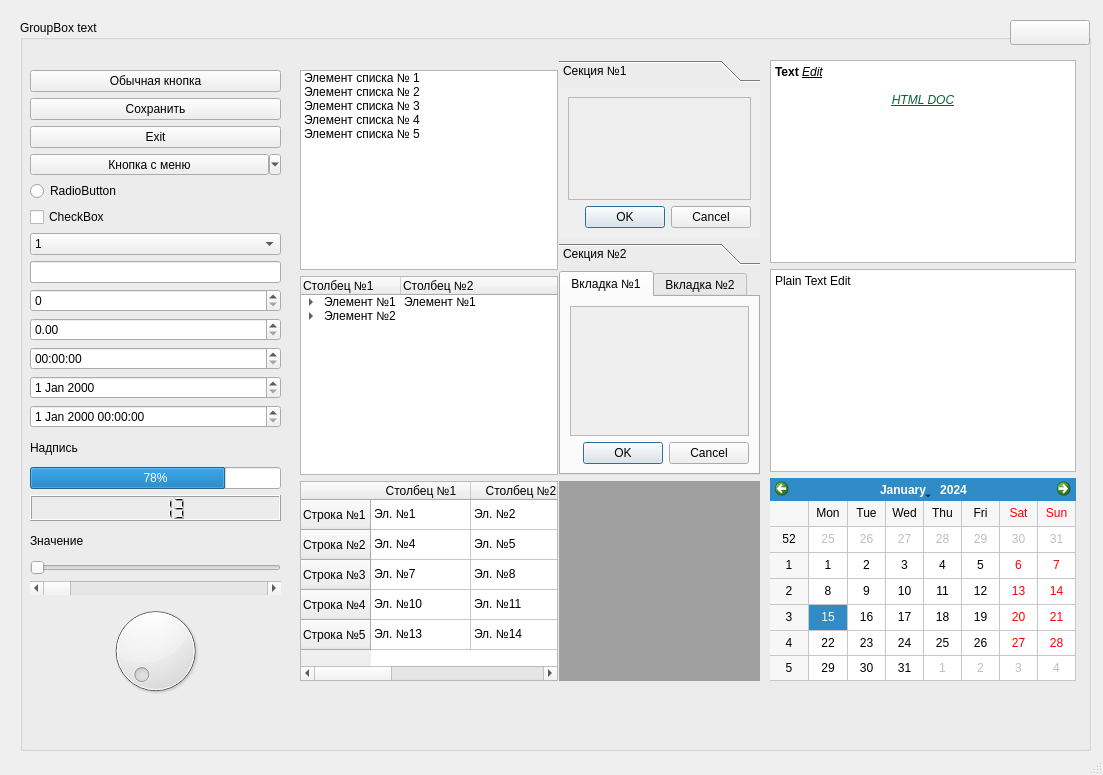
<?xml version="1.0" encoding="UTF-8"?>
<ui version="4.0">
 <class>MainWindow</class>
 <widget class="QMainWindow" name="MainWindow">
  <property name="geometry">
   <rect>
    <x>0</x>
    <y>0</y>
    <width>1103</width>
    <height>775</height>
   </rect>
  </property>
  <property name="windowTitle">
   <string>MainWindow</string>
  </property>
  <widget class="QWidget" name="centralwidget">
   <widget class="QGroupBox" name="groupBox">
    <property name="geometry">
     <rect>
      <x>20</x>
      <y>20</y>
      <width>1071</width>
      <height>731</height>
     </rect>
    </property>
    <property name="accessibleName">
     <string>gb</string>
    </property>
    <property name="title">
     <string>GroupBox text</string>
    </property>
    <widget class="QWidget" name="layoutWidget">
     <property name="geometry">
      <rect>
       <x>10</x>
       <y>50</y>
       <width>251</width>
       <height>631</height>
      </rect>
     </property>
     <layout class="QGridLayout" name="gridLayout">
      <item row="13" column="0">
       <widget class="QTimeEdit" name="te">
        <property name="accessibleName">
         <string>te</string>
        </property>
       </widget>
      </item>
      <item row="20" column="0">
       <widget class="QSlider" name="hslider">
        <property name="accessibleName">
         <string>hslider</string>
        </property>
        <property name="orientation">
         <enum>Qt::Horizontal</enum>
        </property>
       </widget>
      </item>
      <item row="4" column="0">
       <widget class="QPushButton" name="pushButton_7">
        <property name="accessibleName">
         <string>close_btn</string>
        </property>
        <property name="text">
         <string>Exit</string>
        </property>
       </widget>
      </item>
      <item row="22" column="0">
       <widget class="QDial" name="dial"/>
      </item>
      <item row="9" column="0">
       <widget class="QLineEdit" name="le">
        <property name="accessibleName">
         <string>le</string>
        </property>
       </widget>
      </item>
      <item row="16" column="0">
       <widget class="QLabel" name="label">
        <property name="accessibleName">
         <string>label</string>
        </property>
        <property name="text">
         <string>Надпись</string>
        </property>
       </widget>
      </item>
      <item row="8" column="0">
       <widget class="QComboBox" name="cbb">
        <property name="accessibleName">
         <string>cbb</string>
        </property>
        <item>
         <property name="text">
          <string>1</string>
         </property>
        </item>
        <item>
         <property name="text">
          <string>2</string>
         </property>
        </item>
        <item>
         <property name="text">
          <string>3</string>
         </property>
        </item>
        <item>
         <property name="text">
          <string>4</string>
         </property>
        </item>
        <item>
         <property name="text">
          <string>5</string>
         </property>
        </item>
        <item>
         <property name="text">
          <string>6</string>
         </property>
        </item>
        <item>
         <property name="text">
          <string>7</string>
         </property>
        </item>
        <item>
         <property name="text">
          <string>8</string>
         </property>
        </item>
        <item>
         <property name="text">
          <string>9</string>
         </property>
        </item>
        <item>
         <property name="text">
          <string>10</string>
         </property>
        </item>
       </widget>
      </item>
      <item row="21" column="0">
       <widget class="QScrollBar" name="hsbar">
        <property name="accessibleName">
         <string>hsbar</string>
        </property>
        <property name="orientation">
         <enum>Qt::Horizontal</enum>
        </property>
       </widget>
      </item>
      <item row="5" column="0">
       <widget class="QToolButton" name="toolButton_2">
        <property name="sizePolicy">
         <sizepolicy hsizetype="Preferred" vsizetype="Fixed">
          <horstretch>0</horstretch>
          <verstretch>0</verstretch>
         </sizepolicy>
        </property>
        <property name="accessibleName">
         <string>tool_btn</string>
        </property>
        <property name="text">
         <string>Кнопка с меню</string>
        </property>
        <property name="popupMode">
         <enum>QToolButton::MenuButtonPopup</enum>
        </property>
       </widget>
      </item>
      <item row="1" column="0">
       <widget class="QPushButton" name="pushButton_3">
        <property name="accessibleName">
         <string>btn</string>
        </property>
        <property name="text">
         <string>Обычная кнопка</string>
        </property>
       </widget>
      </item>
      <item row="2" column="0">
       <widget class="QPushButton" name="pushButton_2">
        <property name="accessibleName">
         <string>save_btn</string>
        </property>
        <property name="text">
         <string>Сохранить</string>
        </property>
       </widget>
      </item>
      <item row="17" column="0">
       <widget class="QProgressBar" name="prog_bar">
        <property name="accessibleName">
         <string>prog_bar</string>
        </property>
        <property name="value">
         <number>78</number>
        </property>
       </widget>
      </item>
      <item row="6" column="0">
       <widget class="QRadioButton" name="radioButton">
        <property name="accessibleName">
         <string>rb</string>
        </property>
        <property name="text">
         <string>RadioButton</string>
        </property>
       </widget>
      </item>
      <item row="15" column="0">
       <widget class="QDateTimeEdit" name="dateTimeEdit">
        <property name="accessibleName">
         <string>dte</string>
        </property>
       </widget>
      </item>
      <item row="11" column="0">
       <widget class="QDoubleSpinBox" name="dsb">
        <property name="accessibleName">
         <string>dsb</string>
        </property>
       </widget>
      </item>
      <item row="14" column="0">
       <widget class="QDateEdit" name="de">
        <property name="accessibleName">
         <string>de</string>
        </property>
       </widget>
      </item>
      <item row="7" column="0">
       <widget class="QCheckBox" name="checkBox_2">
        <property name="accessibleName">
         <string>cb</string>
        </property>
        <property name="text">
         <string>CheckBox</string>
        </property>
        <property name="tristate">
         <bool>true</bool>
        </property>
       </widget>
      </item>
      <item row="18" column="0">
       <widget class="QLCDNumber" name="lcd">
        <property name="accessibleName">
         <string>lcd</string>
        </property>
        <property name="segmentStyle">
         <enum>QLCDNumber::Filled</enum>
        </property>
        <property name="intValue" stdset="0">
         <number>13</number>
        </property>
       </widget>
      </item>
      <item row="10" column="0">
       <widget class="QSpinBox" name="sb">
        <property name="accessibleName">
         <string>sb</string>
        </property>
       </widget>
      </item>
      <item row="19" column="0">
       <widget class="QLabel" name="label_2">
        <property name="accessibleName">
         <string>label</string>
        </property>
        <property name="text">
         <string>Значение</string>
        </property>
       </widget>
      </item>
     </layout>
    </widget>
    <widget class="QWidget" name="layoutWidget_2">
     <property name="geometry">
      <rect>
       <x>750</x>
       <y>40</y>
       <width>306</width>
       <height>621</height>
      </rect>
     </property>
     <layout class="QVBoxLayout" name="verticalLayout_5">
      <item>
       <widget class="QTextEdit" name="text_ed">
        <property name="accessibleName">
         <string>text_ed</string>
        </property>
        <property name="html">
         <string>&lt;!DOCTYPE HTML PUBLIC &quot;-//W3C//DTD HTML 4.0//EN&quot; &quot;http://www.w3.org/TR/REC-html40/strict.dtd&quot;&gt;
&lt;html&gt;&lt;head&gt;&lt;meta name=&quot;qrichtext&quot; content=&quot;1&quot; /&gt;&lt;style type=&quot;text/css&quot;&gt;
p, li { white-space: pre-wrap; }
&lt;/style&gt;&lt;/head&gt;&lt;body style=&quot; font-family:'Noto Sans'; font-size:9pt; font-weight:400; font-style:normal;&quot;&gt;
&lt;p style=&quot; margin-top:0px; margin-bottom:0px; margin-left:0px; margin-right:0px; -qt-block-indent:0; text-indent:0px;&quot;&gt;&lt;span style=&quot; font-family:'Sans Serif'; font-weight:600;&quot;&gt;Text &lt;/span&gt;&lt;span style=&quot; font-family:'Sans Serif'; font-style:italic; text-decoration: underline;&quot;&gt;Edit&lt;/span&gt;&lt;/p&gt;
&lt;p style=&quot;-qt-paragraph-type:empty; margin-top:0px; margin-bottom:0px; margin-left:0px; margin-right:0px; -qt-block-indent:0; text-indent:0px; font-family:'Sans Serif'; font-style:italic; text-decoration: underline;&quot;&gt;&lt;br /&gt;&lt;/p&gt;
&lt;p align=&quot;center&quot; style=&quot; margin-top:0px; margin-bottom:0px; margin-left:0px; margin-right:0px; -qt-block-indent:0; text-indent:0px;&quot;&gt;&lt;span style=&quot; font-family:'Sans Serif'; font-style:italic; text-decoration: underline; color:#006330;&quot;&gt;HTML DOC&lt;/span&gt;&lt;/p&gt;&lt;/body&gt;&lt;/html&gt;</string>
        </property>
       </widget>
      </item>
      <item>
       <widget class="QPlainTextEdit" name="plainTextEdit">
        <property name="accessibleName">
         <string>plain_text_ed</string>
        </property>
        <property name="plainText">
         <string>Plain Text Edit
</string>
        </property>
       </widget>
      </item>
      <item>
       <widget class="QCalendarWidget" name="calendarWidget_2">
        <property name="gridVisible">
         <bool>true</bool>
        </property>
        <property name="navigationBarVisible">
         <bool>true</bool>
        </property>
       </widget>
      </item>
     </layout>
    </widget>
    <widget class="QWidget" name="layoutWidget_4">
     <property name="geometry">
      <rect>
       <x>280</x>
       <y>50</y>
       <width>258</width>
       <height>611</height>
      </rect>
     </property>
     <layout class="QVBoxLayout" name="verticalLayout_2">
      <item>
       <widget class="QListWidget" name="listWidget">
        <property name="accessibleName">
         <string>lv</string>
        </property>
        <item>
         <property name="text">
          <string>Элемент списка № 1</string>
         </property>
        </item>
        <item>
         <property name="text">
          <string>Элемент списка № 2</string>
         </property>
        </item>
        <item>
         <property name="text">
          <string>Элемент списка № 3</string>
         </property>
        </item>
        <item>
         <property name="text">
          <string>Элемент списка № 4</string>
         </property>
        </item>
        <item>
         <property name="text">
          <string>Элемент списка № 5</string>
         </property>
        </item>
       </widget>
      </item>
      <item>
       <widget class="QTreeWidget" name="treeWidget">
        <property name="accessibleName">
         <string>tree_v</string>
        </property>
        <column>
         <property name="text">
          <string>Столбец №1</string>
         </property>
        </column>
        <column>
         <property name="text">
          <string>Столбец №2</string>
         </property>
        </column>
        <item>
         <property name="text">
          <string>Элемент №1</string>
         </property>
         <property name="text">
          <string>Элемент №1</string>
         </property>
         <item>
          <property name="text">
           <string>Дочерний элемент №1</string>
          </property>
         </item>
         <item>
          <property name="text">
           <string>Дочерний элемент №2</string>
          </property>
         </item>
        </item>
        <item>
         <property name="text">
          <string>Элемент №2</string>
         </property>
         <item>
          <property name="text">
           <string>Дочерний элемент №1</string>
          </property>
          <item>
           <property name="text">
            <string>Дочерний элемент №1</string>
           </property>
          </item>
         </item>
        </item>
       </widget>
      </item>
      <item>
       <widget class="QTableWidget" name="tableWidget">
        <property name="accessibleName">
         <string>table_v</string>
        </property>
        <row>
         <property name="text">
          <string>Строка №1</string>
         </property>
        </row>
        <row>
         <property name="text">
          <string>Строка №2</string>
         </property>
        </row>
        <row>
         <property name="text">
          <string>Строка №3</string>
         </property>
        </row>
        <row>
         <property name="text">
          <string>Строка №4</string>
         </property>
        </row>
        <row>
         <property name="text">
          <string>Строка №5</string>
         </property>
        </row>
        <column>
         <property name="text">
          <string>Столбец №1</string>
         </property>
        </column>
        <column>
         <property name="text">
          <string>Столбец №2</string>
         </property>
        </column>
        <column>
         <property name="text">
          <string>Столбец №3</string>
         </property>
        </column>
        <item row="0" column="0">
         <property name="text">
          <string>Эл. №1</string>
         </property>
        </item>
        <item row="0" column="1">
         <property name="text">
          <string>Эл. №2</string>
         </property>
        </item>
        <item row="0" column="2">
         <property name="text">
          <string>Эл. №3</string>
         </property>
        </item>
        <item row="1" column="0">
         <property name="text">
          <string>Эл. №4</string>
         </property>
        </item>
        <item row="1" column="1">
         <property name="text">
          <string>Эл. №5</string>
         </property>
        </item>
        <item row="1" column="2">
         <property name="text">
          <string>Эл. №6</string>
         </property>
        </item>
        <item row="2" column="0">
         <property name="text">
          <string>Эл. №7</string>
         </property>
        </item>
        <item row="2" column="1">
         <property name="text">
          <string>Эл. №8</string>
         </property>
        </item>
        <item row="2" column="2">
         <property name="text">
          <string>Эл. №9</string>
         </property>
        </item>
        <item row="3" column="0">
         <property name="text">
          <string>Эл. №10</string>
         </property>
        </item>
        <item row="3" column="1">
         <property name="text">
          <string>Эл. №11</string>
         </property>
        </item>
        <item row="3" column="2">
         <property name="text">
          <string>Эл. №12</string>
         </property>
        </item>
        <item row="4" column="0">
         <property name="text">
          <string>Эл. №13</string>
         </property>
        </item>
        <item row="4" column="1">
         <property name="text">
          <string>Эл. №14</string>
         </property>
        </item>
        <item row="4" column="2">
         <property name="text">
          <string>Эл. №15</string>
         </property>
        </item>
       </widget>
      </item>
     </layout>
    </widget>
    <widget class="QPushButton" name="pb_change_theme">
     <property name="geometry">
      <rect>
       <x>990</x>
       <y>0</y>
       <width>80</width>
       <height>25</height>
      </rect>
     </property>
     <property name="accessibleName">
      <string>ct_btn</string>
     </property>
     <property name="text">
      <string/>
     </property>
    </widget>
    <widget class="QWidget" name="layoutWidget">
     <property name="geometry">
      <rect>
       <x>539</x>
       <y>40</y>
       <width>201</width>
       <height>621</height>
      </rect>
     </property>
     <layout class="QVBoxLayout" name="verticalLayout">
      <item>
       <widget class="QToolBox" name="toolBox">
        <property name="minimumSize">
         <size>
          <width>0</width>
          <height>50</height>
         </size>
        </property>
        <property name="accessibleName">
         <string>tool_box</string>
        </property>
        <property name="frameShape">
         <enum>QFrame::NoFrame</enum>
        </property>
        <property name="frameShadow">
         <enum>QFrame::Plain</enum>
        </property>
        <property name="currentIndex">
         <number>0</number>
        </property>
        <widget class="QWidget" name="page">
         <property name="geometry">
          <rect>
           <x>0</x>
           <y>0</y>
           <width>199</width>
           <height>142</height>
          </rect>
         </property>
         <attribute name="label">
          <string>Секция №1</string>
         </attribute>
         <layout class="QVBoxLayout" name="verticalLayout_7">
          <item>
           <widget class="QScrollArea" name="scrollArea_2">
            <property name="widgetResizable">
             <bool>true</bool>
            </property>
            <widget class="QWidget" name="scrollAreaWidgetContents_2">
             <property name="geometry">
              <rect>
               <x>0</x>
               <y>0</y>
               <width>179</width>
               <height>91</height>
              </rect>
             </property>
            </widget>
           </widget>
          </item>
          <item>
           <widget class="QDialogButtonBox" name="buttonBox_2">
            <property name="standardButtons">
             <set>QDialogButtonBox::Cancel|QDialogButtonBox::Ok</set>
            </property>
           </widget>
          </item>
         </layout>
        </widget>
        <widget class="QWidget" name="page_2">
         <property name="geometry">
          <rect>
           <x>0</x>
           <y>0</y>
           <width>199</width>
           <height>142</height>
          </rect>
         </property>
         <attribute name="label">
          <string>Секция №2</string>
         </attribute>
        </widget>
       </widget>
      </item>
      <item>
       <widget class="QTabWidget" name="tabWidget">
        <property name="accessibleName">
         <string>tab_w</string>
        </property>
        <property name="currentIndex">
         <number>0</number>
        </property>
        <widget class="QWidget" name="tab">
         <attribute name="title">
          <string>Вкладка №1</string>
         </attribute>
         <layout class="QVBoxLayout" name="verticalLayout_6">
          <item>
           <widget class="QScrollArea" name="scrollArea">
            <property name="widgetResizable">
             <bool>true</bool>
            </property>
            <widget class="QWidget" name="scrollAreaWidgetContents">
             <property name="geometry">
              <rect>
               <x>0</x>
               <y>0</y>
               <width>175</width>
               <height>121</height>
              </rect>
             </property>
            </widget>
           </widget>
          </item>
          <item>
           <widget class="QDialogButtonBox" name="buttonBox">
            <property name="standardButtons">
             <set>QDialogButtonBox::Cancel|QDialogButtonBox::Ok</set>
            </property>
           </widget>
          </item>
         </layout>
        </widget>
        <widget class="QWidget" name="tab_2">
         <attribute name="title">
          <string>Вкладка №2</string>
         </attribute>
        </widget>
       </widget>
      </item>
      <item>
       <widget class="QMdiArea" name="mdiArea">
        <property name="sizePolicy">
         <sizepolicy hsizetype="Ignored" vsizetype="Preferred">
          <horstretch>0</horstretch>
          <verstretch>0</verstretch>
         </sizepolicy>
        </property>
        <property name="maximumSize">
         <size>
          <width>16777215</width>
          <height>200</height>
         </size>
        </property>
       </widget>
      </item>
     </layout>
    </widget>
   </widget>
  </widget>
  <widget class="QMenuBar" name="menubar">
   <property name="geometry">
    <rect>
     <x>0</x>
     <y>0</y>
     <width>1103</width>
     <height>22</height>
    </rect>
   </property>
  </widget>
  <widget class="QStatusBar" name="statusbar"/>
 </widget>
 <resources/>
 <connections/>
</ui>
